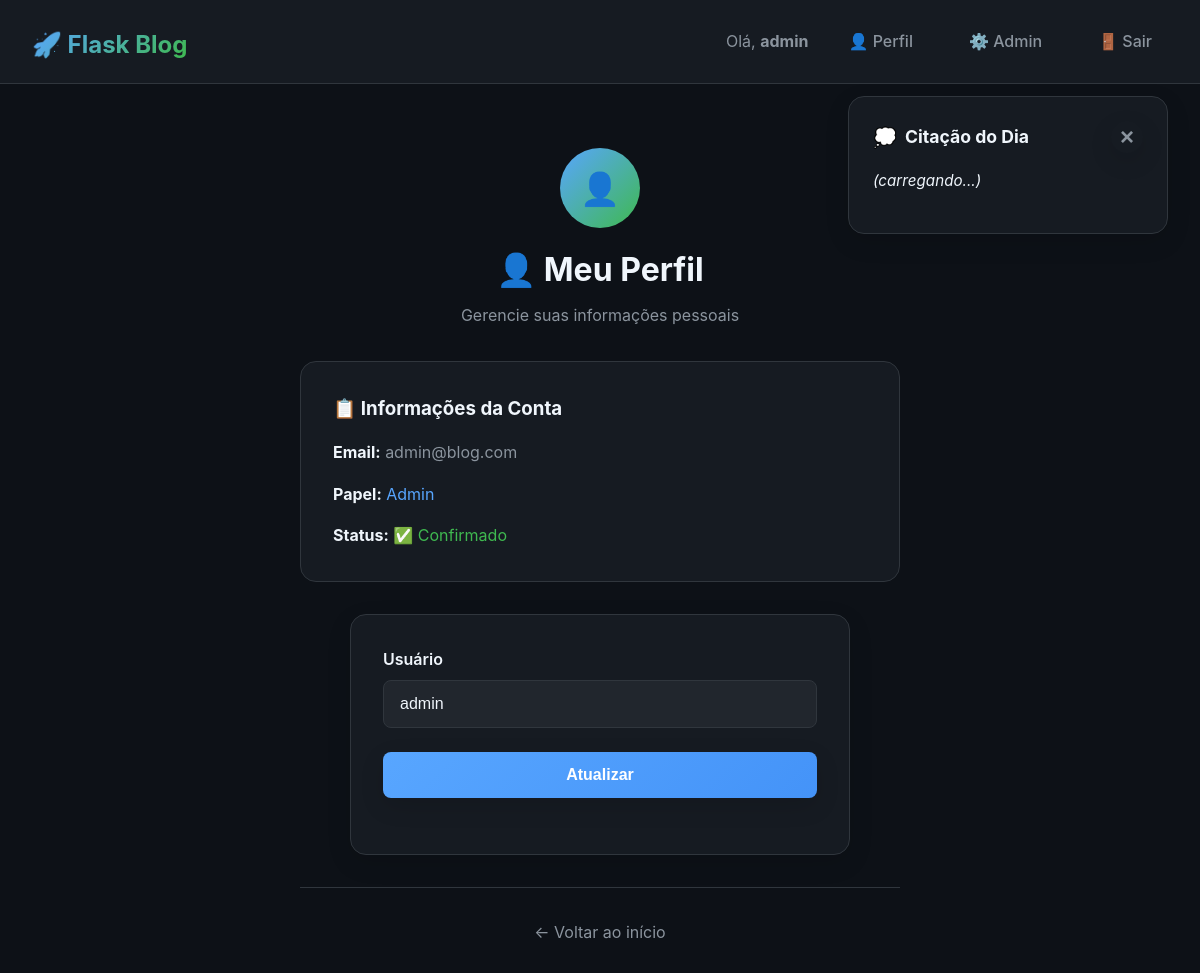
The app's page /perfil (signed in) with its own data.
### models.py (models this page shows, shortened)
class User(UserMixin, db.Model):
    id = db.Column(db.Integer, primary_key=True)
    username = db.Column(db.String(80), unique=True, nullable=False)
    email = db.Column(db.String(120), unique=True, nullable=False)
    password_hash = db.Column(db.String(128))
    role = db.Column(db.String(20), default='user')  # 'user', 'moderator', 'admin'
    confirmed = db.Column(db.Boolean, default=False)
    posts = db.relationship('Post', backref='author', lazy=True)

### app.py (the view)
    @app.route('/perfil', methods=['GET','POST'])
    @login_required
    def perfil():
        form = ProfileForm(obj=current_user)
        if form.validate_on_submit():
            current_user.username = form.username.data
            db.session.commit()
            flash('Perfil atualizado.', 'success')
        return render_template('profile.html', form=form)

### forms.py
class ProfileForm(FlaskForm):
    username = StringField('Usuário', validators=[DataRequired(), Length(3,80)])
    submit = SubmitField('Atualizar')

### app.py (called while the page is built)
@login_manager.user_loader
def load_user(user_id):
    return User.query.get(int(user_id))

### templates/profile.html (shortened to what this page needs)
{% extends 'base.html' %}
{% block content %}
<div style="max-width: 600px; margin: 2rem auto;">
  <div style="text-align: center; margin-bottom: 2rem;">
    <div style="width: 80px; height: 80px; background: linear-gradient(135deg, var(--accent-blue), var(--accent-green)); border-radius: 50%; margin: 0 auto 1rem; display: flex; align-items: center; justify-content: center; font-size: 2rem;">
      👤
    </div>
    <h2 style="font-size: 2rem; margin-bottom: 0.5rem;">👤 Meu Perfil</h2>
    <p style="color: var(--text-secondary);">Gerencie suas informações pessoais</p>
  </div>
  <div style="background: var(--bg-secondary); border: 1px solid var(--border-color); border-radius: 16px; padding: 2rem; margin-bottom: 2rem;">
    <h3 style="margin-bottom: 1rem; color: var(--text-primary);">📋 Informações da Conta</h3>
    <div style="display: grid; gap: 1rem;">
      <div>
        <strong style="color: var(--text-primary);">Email:</strong>
        <span style="color: var(--text-secondary);">{{ current_user.email }}</span>
      </div>
      <div>
        <strong style="color: var(--text-primary);">Papel:</strong>
        <span style="color: var(--accent-blue); text-transform: capitalize;">{{ current_user.role }}</span>
      </div>
      <div>
        <strong style="color: var(--text-primary);">Status:</strong>
        <span style="color: var(--accent-green);">{% if current_user.confirmed %}✅ Confirmado{% else %}⏳ Pendente{% endif %}</span>
      </div>
    </div>
  </div>
  <form method="post">
    <div class="form-group">
      {{ form.username.label }}
      {{ form.username(placeholder="Seu nome de usuário") }}
    </div>
    <div class="form-group">
      {{ form.submit(style="width: 100%;") }}
    </div>
  </form>
  <div style="text-align: center; margin-top: 2rem; padding-top: 2rem; border-top: 1px solid var(--border-color);">
    <a href="{{ url_for('index') }}" style="color: var(--text-secondary); text-decoration: none;">
      ← Voltar ao início
    </a>
  </div>
</div>
{% endblock %}

### templates/base.html (shortened to what this page needs)
<!doctype html>
<html lang="pt-br">
<head>
  <link rel="stylesheet" href="{{ url_for('static', filename='style.css') }}">
</head>
<body>
  <header>
    <h1><a href="{{ url_for('index') }}">🚀 Flask Blog</a></h1>
    <nav>
      {% if current_user.is_authenticated %}
        <span style="color: var(--text-secondary);">Olá, <strong>{{ current_user.username }}</strong></span>
        <a href="{{ url_for('perfil') }}">👤 Perfil</a>
        {% if current_user.role == 'admin' %}
          <a href="{{ url_for('admin_users') }}">⚙️ Admin</a>
        {% endif %}
        <a href="{{ url_for('logout') }}">🚪 Sair</a>
      {% else %}
        <a href="{{ url_for('login') }}">🔑 Entrar</a>
        <a href="{{ url_for('register') }}">📝 Registrar</a>
      {% endif %}
    </nav>
  </header>
  <main>
    {% block content %}{% endblock %}
  </main>
  <aside id="quote-area">
    <div class="quote-header">
      <h3>Citação do Dia</h3>
      <button id="close-quote" class="close-btn" title="Fechar citação">&times;</button>
    </div>
    <div id="quote-text">(carregando...)</div>
  </aside>
</body>
</html>

### static/style.css (style rules this page uses)
:root { --bg-primary: #0d1117; --bg-secondary: #161b22; --bg-tertiary: #21262d; --text-primary: #f0f6fc; --text-secondary: #8b949e; --accent-blue: #58a6ff; --accent-green: #3fb950; --accent-red: #f85149; --accent-orange: #d29922; --border-color: #30363d; --shadow: 0 8px 24px rgba(0, 0, 0, 0.12); --shadow-hover: 0 12px 32px rgba(0, 0, 0, 0.18); }
* { box-sizing: border-box; margin: 0; padding: 0; }
body { font-family: -apple-system, BlinkMacSystemFont, 'Segoe UI', 'Roboto', 'Helvetica Neue', Arial, sans-serif; background: var(--bg-primary); color: var(--text-primary); line-height: 1.6; min-height: 100vh; }
header { background: var(--bg-secondary); border-bottom: 1px solid var(--border-color); padding: 1rem 2rem; display: flex; justify-content: space-between; align-items: center; position: sticky; top: 0; z-index: 100; backdrop-filter: blur(12px); }
header h1 a { color: var(--text-primary); text-decoration: none; font-size: 1.5rem; font-weight: 700; background: linear-gradient(135deg, var(--accent-blue), var(--accent-green)); -webkit-background-clip: text; -webkit-text-fill-color: transparent; background-clip: text; }
header nav { display: flex; gap: 1.5rem; align-items: center; }
header nav a { color: var(--text-secondary); text-decoration: none; padding: 0.5rem 1rem; border-radius: 8px; transition: all 0.2s ease; font-weight: 500; }
main { max-width: 1200px; margin: 0 auto; padding: 2rem; min-height: calc(100vh - 80px); }
form { background: var(--bg-secondary); padding: 2rem; border-radius: 16px; border: 1px solid var(--border-color); box-shadow: var(--shadow); max-width: 500px; margin: 2rem auto; }
.form-group { margin-bottom: 1.5rem; }
label { display: block; margin-bottom: 0.5rem; font-weight: 600; color: var(--text-primary); }
input[type="text"], input[type="email"], input[type="password"], textarea { width: 100%; padding: 0.875rem 1rem; background: var(--bg-tertiary); border: 1px solid var(--border-color); border-radius: 8px; color: var(--text-primary); font-size: 1rem; transition: all 0.2s ease; }
button, input[type="submit"] { background: linear-gradient(135deg, var(--accent-blue), #4493f8); color: white; border: none; padding: 0.875rem 2rem; border-radius: 8px; font-size: 1rem; font-weight: 600; cursor: pointer; transition: all 0.2s ease; box-shadow: var(--shadow); }
aside#quote-area { position: fixed; right: 2rem; top: 6rem; width: 320px; background: var(--bg-secondary); border: 1px solid var(--border-color); border-radius: 16px; padding: 1.5rem; box-shadow: var(--shadow); backdrop-filter: blur(12px); }
.quote-header { display: flex; justify-content: space-between; align-items: center; margin-bottom: 1rem; }
#quote-area h3 { color: var(--text-primary); margin: 0; font-size: 1.1rem; display: flex; align-items: center; gap: 0.5rem; }
#quote-area h3:before { content: "💭"; font-size: 1.2rem; }
.close-btn { background: none; border: none; color: var(--text-secondary); font-size: 1.5rem; cursor: pointer; padding: 0.25rem; border-radius: 50%; width: 2rem; height: 2rem; display: flex; align-items: center; justify-content: center; transition: all 0.2s ease; line-height: 1; }
#quote-text { color: var(--text-primary); font-style: italic; line-height: 1.6; margin-bottom: 1rem; font-size: 0.95rem; }
a { color: var(--accent-blue); text-decoration: none; transition: color 0.2s ease; }

### records on screen
User: username "admin", email "admin@blog.com", role "Admin"
